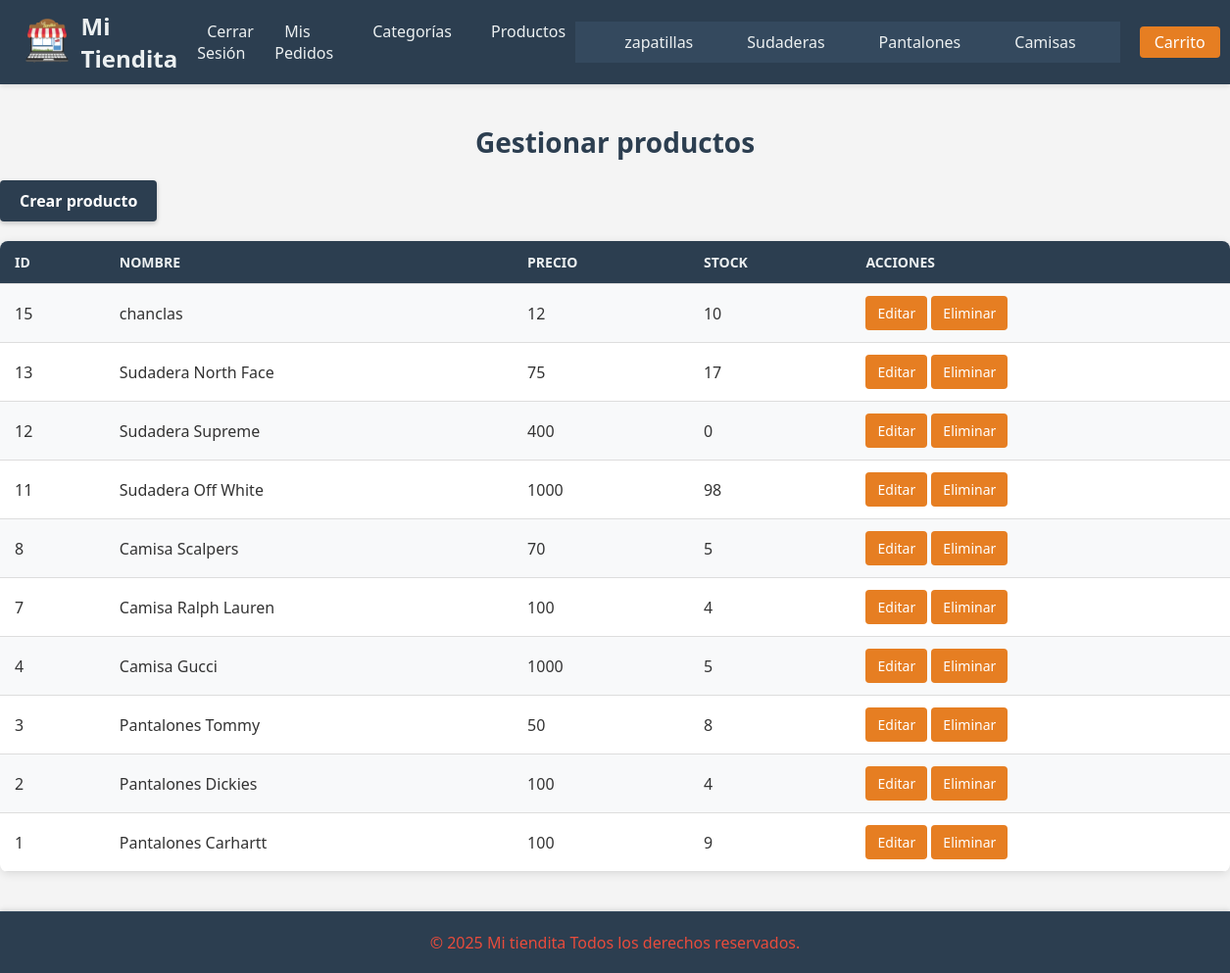
Page /Producto/index (signed in) on the committed database.
### tables this page shows
CREATE TABLE `categorias` (
  `id` int(255) NOT NULL,
  `nombre` varchar(100) NOT NULL
);

CREATE TABLE `productos` (
  `id` int(255) NOT NULL,
  `categoria_id` int(255) NOT NULL,
  `nombre` varchar(100) NOT NULL,
  `descripcion` text DEFAULT NULL,
  `precio` float(100,2) NOT NULL,
  `stock` int(255) NOT NULL,
  `oferta` varchar(2) DEFAULT NULL,
  `fecha` date NOT NULL,
  `imagen` varchar(255) DEFAULT NULL
);

### src/lib/Pages.php (called while the page is built, shortened)
<?php
class Pages{
public function render(string $pageName, array $params = null):void{
    if ($params !=null){
        foreach ($params as $name =>$value){$$name=$value;}}$arriba =dirname(__DIR__,1);
        require_once $arriba."/views/layout/header.php";
        require_once $arriba . "/views/$pageName.php";
        require_once $arriba."/views/layout/footer.php";
    }
}

### src/controllers/ProductoController.php (called while the page is built, shortened)
<?php
class ProductoController {
    private Pages $pages;
    public function __construct() {
        $this->pages = new Pages();
    }
    public function index(): void {
        $producto = new Producto();
        $productos = $producto->getAll();
        $this->pages->render("producto/index", ["productos" => $productos]);
    }
}
?>

### src/Routes/Routes.php (called while the page is built, shortened)
<?php
class Routes
{
    public static function index(){
        Router::add('GET', '/Producto/index', function (){
            return (new ProductoController())->index();
        });
        Router::dispatch();
    }
}

### src/init.php (called while the page is built, shortened)
<?php
Routes::index();
?>

### public/index.php (called while the page is built)
<?php
require_once '../src/init.php';

### src/lib/BaseDatos.php (called while the page is built, shortened)
<?php
class BaseDatos extends PDO{
    public function __construct(
        private string $tipo_de_base = "mysql",
        private string $servidor = SERVIDOR,
        private string $usuario = USUARIO,
        private string $password = PASSWORD,
        private string $baseDatos = BASE_DATOS) {
        try {
            $opciones = array(
                PDO::MYSQL_ATTR_INIT_COMMAND => "SET NAMES utf8",
                PDO::MYSQL_ATTR_FOUND_ROWS => true
            );
        }
        catch (PDOException $e) {
            echo "Ha surgido un error y no se puede conectar a la base de datos: " . $e->getMessage();
            exit;
        }
    }
}

### src/models/Categoria.php (called while the page is built, shortened)
<?php
class Categoria {
    private BaseDatos $bd;
    public function __construct() {
        $this->bd = new BaseDatos();
    }
    public function getAll(): bool|\PDOStatement{
        try {
            return $this->bd->query("SELECT * FROM categorias ORDER BY id DESC");
        } catch (PDOException $e) {
            echo "Ha surgido un error y no se puede conectar a la base de datos: " . $e->getMessage();
            return false;
        }
    }
    public static function obtenerCategorias(): bool|\PDOStatement {
        $categoria = new Categoria();
        return $categoria->getAll();
    }
}

### src/models/Producto.php (called while the page is built, shortened)
<?php
class Producto {
    private BaseDatos $bd;
    public function __construct() {
        $this->bd = new BaseDatos();
    }
    public function getAll(): bool|\PDOStatement{
        try {
            return $this->bd->query("SELECT * FROM productos ORDER BY id DESC");
        } catch (PDOException $e) {
            echo "Ha surgido un error y no se puede conectar a la base de datos: " . $e->getMessage();
            return false;
        }
    }
}
?>

### src/views/producto/index.php (the view, shortened to what this page needs)
<h1>Gestionar productos</h1>
<a href="<?= base_url ?>Producto/crear">Crear producto</a>
<table>
    <tr>
        <th>ID</th>
        <th>NOMBRE</th>
        <th>PRECIO</th>
        <th>STOCK</th>
        <th>ACCIONES</th>
    </tr>
    <?php if (isset($productos)): ?>
        <?php while ($prod = $productos->fetch(PDO::FETCH_OBJ)): ?>
            <tr>
                <td><?= htmlspecialchars($prod->id) ?></td>
                <td><?= htmlspecialchars($prod->nombre) ?></td>
                <td><?= htmlspecialchars($prod->precio) ?></td>
                <td><?= htmlspecialchars($prod->stock) ?></td>
                <td>
                    <a href="<?= base_url ?>Producto/editar/<?= htmlspecialchars($prod->id) ?>">Editar</a>
                    <a href="<?= base_url ?>Producto/eliminar/<?= htmlspecialchars($prod->id) ?>">Eliminar</a>
                </td>
            </tr>
        <?php endwhile; ?>
    <?php else: ?>
        <tr>
            <td colspan="5">No hay productos</td>
        </tr>
    <?php endif; ?>
</table>

### src/views/layout/header.php (shortened to what this page needs)
<html lang="es">
<head>
    <link rel="stylesheet" href="<?=base_url?>styles/style.css">
</head>
<body>
<header id="header">
    <div id="logo">
        <img src="<?=base_url?>images/logo.png" id="logo" alt="logo">
        <a href="<?=base_url?>">Mi Tiendita</a>
    </div>
    <nav>
        <ul>
            <?php if (isset($_SESSION["identity"])): ?>
                <li><a href="<?=base_url?>Usuario/logout/">Cerrar Sesi&oacute;n</a></li>
                <li><a href="<?=base_url?>Pedido/misPedidos">Mis Pedidos</a></li>
                <?php if (isset($_SESSION["admin"])): ?>
                    <li><a href="<?=base_url?>Categoria/index"> Categor&iacute;as</a></li>
                    <li><a href="<?=base_url?>Producto/index"> Productos</a></li>
                <?php endif; ?>
            <?php else: ?>
                <li><a href="<?=base_url?>Usuario/login">Iniciar Sesi&oacute;n</a></li>
                <li><a href="<?=base_url?>Usuario/registro">Registrarse</a></li>
            <?php endif; ?>
        </ul>
    </nav>
    <?php $categorias = Categoria::obtenerCategorias(); ?>
    <nav id="menu_cat">
        <ul>
            <?php while ($cat = $categorias->fetch(PDO::FETCH_OBJ)): ?>
                <li><a href="<?=base_url?>Categoria/ver/<?=$cat->id?>"><?=$cat->nombre?></a></li>
            <?php endwhile; ?>
        </ul>
    </nav>
        <ul>
            <li><a href="<?=base_url?>Carrito/ver">Carrito <?php if (isset($_SESSION["carrito"])) echo "(".count($_SESSION['carrito']["productos"]).")";?></a></li>
        </ul>
</header>

### public/styles/style.css (style rules this page uses)
body { font-family: 'Segoe UI', Tahoma, Geneva, Verdana, sans-serif; margin: 0; padding: 0; background-color: #f4f4f4; color: #333; }
a { text-decoration: none; color: inherit; }
#header { background-color: #2c3e50; color: #ecf0f1; padding: 10px 20px; display: flex; justify-content: space-between; align-items: center; box-shadow: 0 2px 5px rgba(0, 0, 0, 0.1); }
#logo { display: flex; align-items: center; }
#logo img { height: 50px; margin-right: 10px; }
#logo a { font-size: 24px; font-weight: bold; color: #ecf0f1; }
nav ul { list-style: none; margin: 0; padding: 0; display: flex; }
nav ul li { margin-left: 20px; }
nav ul li a { font-size: 16px; color: #ecf0f1; padding: 5px 10px; transition: background-color 0.3s ease; }
#menu_cat { background-color: #34495e; padding: 10px 20px; }
#menu_cat ul { display: flex; justify-content: center; list-style: none; margin: 0; padding: 0; }
#menu_cat ul li { margin: 0 15px; }
#menu_cat ul li a { color: #ecf0f1; font-size: 14px; padding: 5px 10px; transition: background-color 0.3s ease; }
h1 { text-align: center; color: #2c3e50; font-size: 28px; margin-bottom: 20px; }
#header ul { list-style: none; margin: 0; padding: 0; display: flex; }
#header ul li { margin-left: 20px; }
#header ul li a { font-size: 16px; color: #ecf0f1; padding: 5px 10px; transition: background-color 0.3s ease; }
#header ul li a[href*="Carrito"] { background-color: #e67e22; padding: 5px 15px; border-radius: 4px; color: #fff; }
table { width: 100%; border-collapse: collapse; margin: 20px 0; background-color: #fff; box-shadow: 0 2px 10px rgba(0, 0, 0, 0.1); border-radius: 8px; overflow: hidden; }
table th, table td { padding: 12px 15px; text-align: left; }
table th { background-color: #2c3e50; color: #ecf0f1; font-weight: bold; text-transform: uppercase; font-size: 14px; }
table tr { border-bottom: 1px solid #dddddd; }
table tr:nth-child(even) { background-color: #f8f9fa; }
table td a { display: inline-block; padding: 8px 12px; background-color: #e67e22; color: #fff; text-decoration: none; border-radius: 4px; font-size: 14px; transition: background-color 0.3s ease; }
h1 { font-size: 24px; color: #2c3e50; text-align: center; margin-top: 40px; }
a[href*="Producto/crear"] { display: inline-block; padding: 10px 20px; background-color: #2c3e50; color: #fff; text-decoration: none; border-radius: 4px; font-size: 16px; font-weight: bold; text-align: center; transition: background-color 0.3s ease, transform 0.2s ease; box-shadow: 0 2px 5px rgba(0, 0, 0, 0.2); }

### rows in the picture
categorias: nombre "zapatillas"
categorias: nombre "Sudaderas"
categorias: nombre "Pantalones"
categorias: nombre "Camisas"
productos: id "15", nombre "chanclas", precio "12", stock "10"
productos: id "13", nombre "Sudadera North Face", precio "75", stock "17"
productos: id "12", nombre "Sudadera Supreme", precio "400", stock "0"
productos: id "11", nombre "Sudadera Off White", precio "1000", stock "98"
productos: id "8", nombre "Camisa Scalpers", precio "70", stock "5"
productos: id "7", nombre "Camisa Ralph Lauren", precio "100", stock "4"
productos: id "4", nombre "Camisa Gucci", precio "1000", stock "5"
productos: id "3", nombre "Pantalones Tommy", precio "50", stock "8"
productos: id "2", nombre "Pantalones Dickies", precio "100", stock "4"
productos: id "1", nombre "Pantalones Carhartt", precio "100", stock "9"
